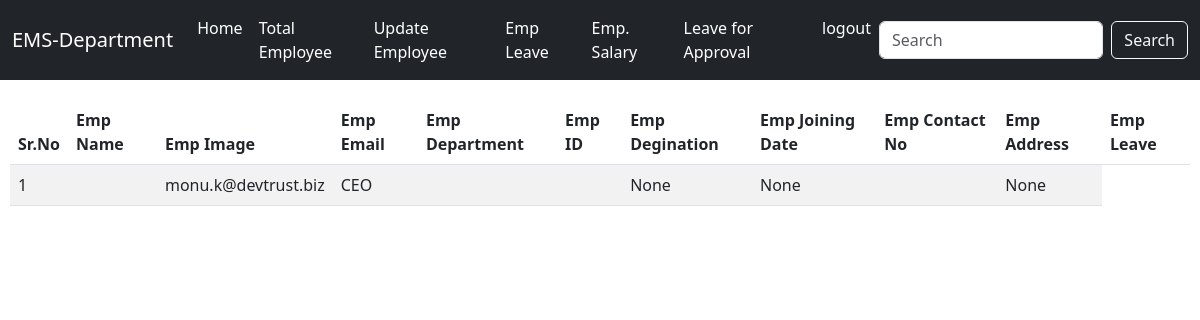
The page /empleave/ (signed in) on the database its author committed.
### emp_app/models.py (models this page shows, shortened)
class Userdetail(AbstractBaseUser,PermissionsMixin):
        email=models.EmailField(unique=True)
        username=models.CharField(max_length=100)
        department=models.CharField(max_length=100)
        employeename=models.CharField(max_length=100)
        employeepic=models.ImageField(upload_to='images/')
        fathername=models.CharField(max_length=100)
        mothername=models.CharField(max_length=100)
        employeeid=models.CharField(max_length=100)
        employeedegination=models.CharField(max_length=200)
        joiningdate=models.DateField(null=True)
        employeeleave=models.IntegerField(null=True)
        employeesalary=models.IntegerField(null=True)
        employeecontect=models.IntegerField(null=True)
        employeeaddress=models.CharField(max_length=200)
        Key=models.CharField(max_length=200,null=True)
        is_active = models.BooleanField(default=True)
        is_staff = models.BooleanField(default=False)
        objects=CustomuserdetailManager()
        USERNAME_FIELD='email'
        REQUIRED_FIELDS=['username','department']

### emp_app/views.py (the view)
# urls.py: path('empleave/',views.empleave,name='empleave'),
@login_required
def empleave(request):
    currentuser=request.user.department
    leavedetail=Userdetail.objects.filter(department=currentuser)
    return render(request,'department/employeeleave.html',{'leavedetail':leavedetail})

### emp_app/templates/department/employeeleave.html (shortened to what this page needs)
{% extends 'department/dep_deshboard.html' %}
{% load static %}
{% block content %}
       <div style='margin:20px 10px'>
        <table class='table table-striped table-hover' >
            <thead>
            <tr>
                <th> Sr.No</th>
                <th> Emp Name</th>
                <th> Emp Image </th>
                <th> Emp Email</th>
                <th> Emp Department</th>
                <th> Emp ID </th>
                <th> Emp Degination </th>
                <th> Emp Joining Date</th>
                <th> Emp Contact No </th>
                <th> Emp Address </th>
                <th> Emp Leave</th>
            </tr>
            <thead>
            {% for i in leavedetail %}
            <tbody>
            <tr>
                <td>{{forloop.counter}}</td>
                <td>{{i.employeename}}</td>
                <td>{{i.email}}</td>
                <td>{{i.department}}</td>
                <td>{{i.employeeid}}</td>
                <td>{{i.employeedegination}}</td>
                <td>{{i.joiningdate}}</td>
                <td>{{i.employeecontect}}</td>
                <td>{{i.employeeaddress}}</td>
                <td>{{i.employeeleave}}</td>
            </tr>
            {% endfor %}
        </table>
       </div>
{% endblock %}

### rows shown on the page
Userdetail: email "monu.k@devtrust.biz", department "CEO", joiningdate "None", employeecontect "None", employeeleave "None"
